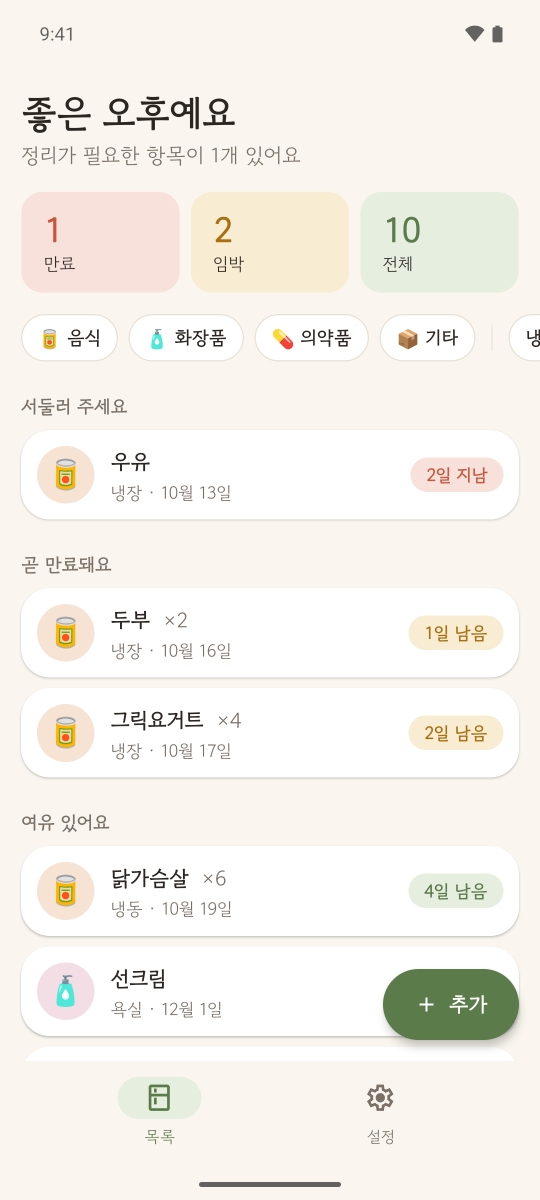
#> input picture docs/mockups/raw/home.png, 1080 x 2400 px, found by its file name (shown at 1/2 size)
$ python mockup.py raw/detail.png raw/detail2.png raw/home.png
#> lines starting #> are read from the running program, lines starting #| are printed output that depends on the picture; after the words box and inside, x2 and y2 are one past the last pixel; in counts of white or black regions, pixels touching at a corner belong together
import sys, os
from PIL import Image, ImageDraw, ImageFilter, ImageFont
SHOTS, ROOT, OUT = sys.argv[1], sys.argv[2], sys.argv[3]
os.makedirs(OUT, exist_ok=True)
GOWUN = os.path.join(ROOT, 'assets/fonts/GowunDodum-Regular.ttf')
BOLD = 'C:/Windows/Fonts/malgunbd.ttf'
CREAM, INK, GREEN, MUTED = (250,246,239), (38,34,28), (91,123,74), (120,110,96)

def rrect_mask(size, r):
    m = Image.new('L', size, 0); ImageDraw.Draw(m).rounded_rectangle([0,0,size[0]-1,size[1]-1], r, fill=255); return m

def phone(name):
#> called with name = 'home.png'
    s = Image.open(os.path.join(SHOTS, name)).convert('RGB')  # 1080x2400
    b = 36; W, H = s.width + 2*b, s.height + 2*b
#> after `W, H = (s.width + 2 * b, s.height + 2 * b)`: W = 1152; H = 2472
    ph = Image.new('RGBA', (W, H), (0,0,0,0))
#> ph: PIL image 1152x2472 RGBA; every value is 0
    d = ImageDraw.Draw(ph)
    d.rounded_rectangle([0,0,W-1,H-1], 150, fill=(24,24,26))
    d.rounded_rectangle([6,6,W-7,H-7], 145, outline=(70,70,74), width=3)
    ph.paste(s, (b,b), rrect_mask(s.size, 116))
#> in rrect_mask, `m = Image.new('L', size, 0)`: m: PIL image 1080x2400 L; every value is 0
#> in rrect_mask, `ImageDraw.Draw(m).rounded_rectangle([0, 0, size[0] - 1, size[1] - 1], `:
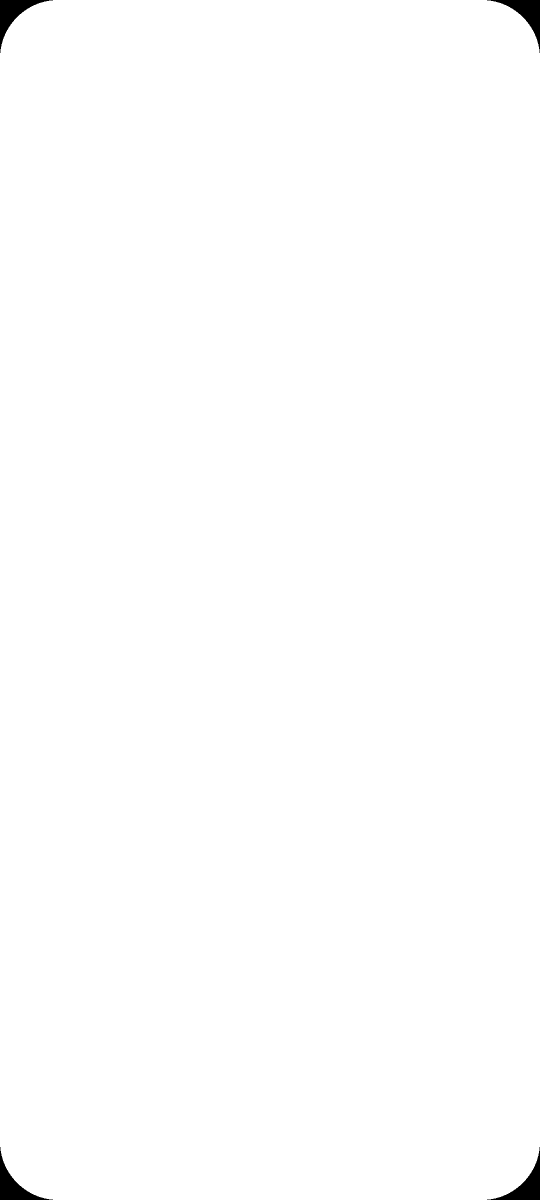
#> m: PIL image 1080x2400 L (shown at 1/2 size); 99.5% white; 4 black regions, box (x1, y1, x2, y2) and area: (0, 0, 106, 106) 2922, (974, 0, 1080, 106) 2922, (0, 2294, 106, 2400) 2922, (974, 2294, 1080, 2400) 2922
    cx = W//2; d.ellipse([cx-22, b+34, cx+22, b+78], fill=(10,10,12))
#> after `cx = W // 2`: cx = 576
    # side buttons
    d.rounded_rectangle([W-4, 520, W+0, 700], 3, fill=(40,40,44))
    return ph

def shadowed(ph, blur=60, off=40, alpha=90):
    pad = blur*3
    c = Image.new('RGBA', (ph.width+2*pad, ph.height+2*pad), (0,0,0,0))
    sh = Image.new('RGBA', ph.size, (40,30,20,alpha)); sh.putalpha(ph.split()[3].point(lambda v: alpha if v else 0))
    c.alpha_composite(sh, (pad, pad+off)); c = c.filter(ImageFilter.GaussianBlur(blur))
    c.alpha_composite(ph, (pad, pad)); return c, pad

def scaled(img, h): return img.resize((round(img.width*h/img.height), h), Image.LANCZOS)

shots = [('home.png','한눈에 보는 유통기한'),('detail.png','항목 등록·수정'),('detail2.png','개봉 후 사용기한 & 알림'),
         ('settings.png','알림 시각 설정'),('home_dark.png','다크 모드 지원')]
phones = {n: phone(n) for n,_ in shots}
#> call 2 of phone, with name = 'detail.png'
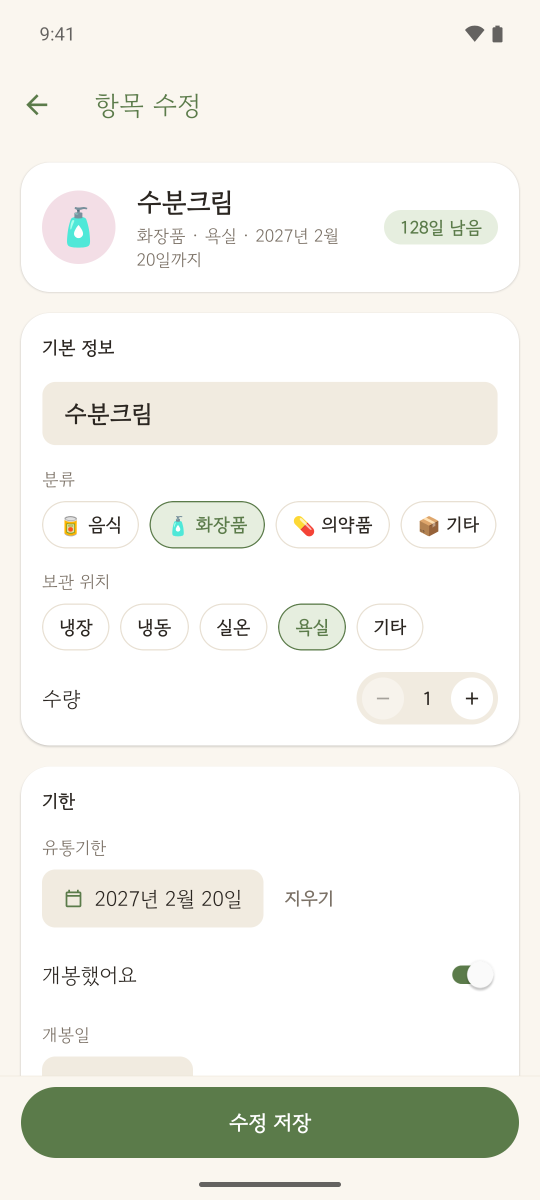
#> input picture docs/mockups/raw/detail.png, 1080 x 2400 px, found by its file name (shown at 1/2 size)
#> call 3 of phone, with name = 'detail2.png'
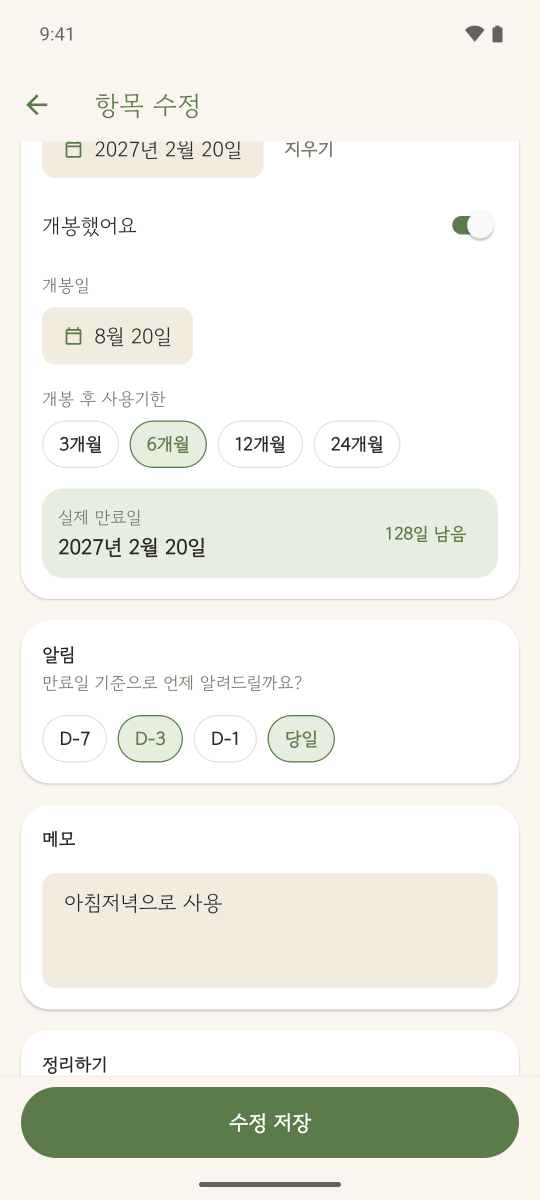
#> input picture docs/mockups/raw/detail2.png, 1080 x 2400 px, found by its file name (shown at 1/2 size)
#> call 4 of phone, with name = 'settings.png'
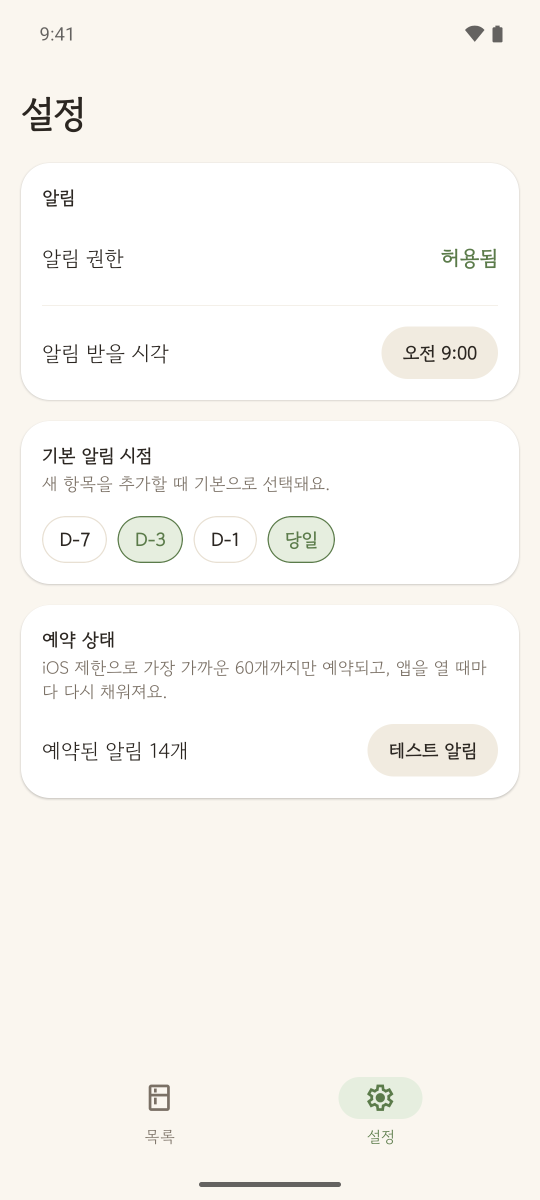
#> input picture docs/mockups/raw/settings.png, 1080 x 2400 px, found by its file name (shown at 1/2 size)
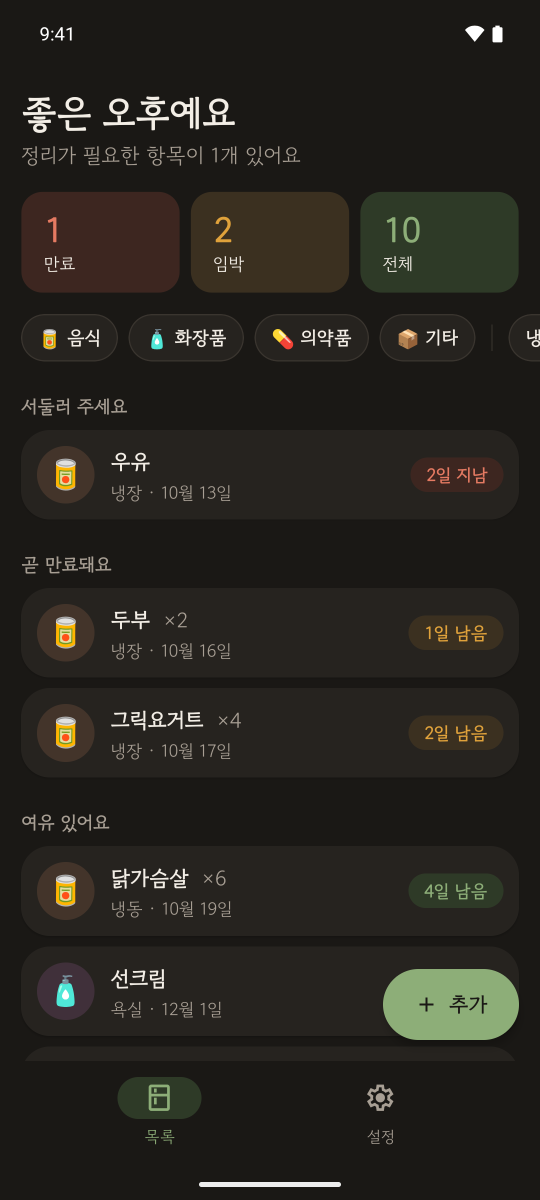
#> input picture docs/mockups/raw/home_dark.png, 1080 x 2400 px, found by its file name (shown at 1/2 size)
#> in phone (call 5), `ph.paste(s, (b,b), rrect_mask(s.size, 116))`:
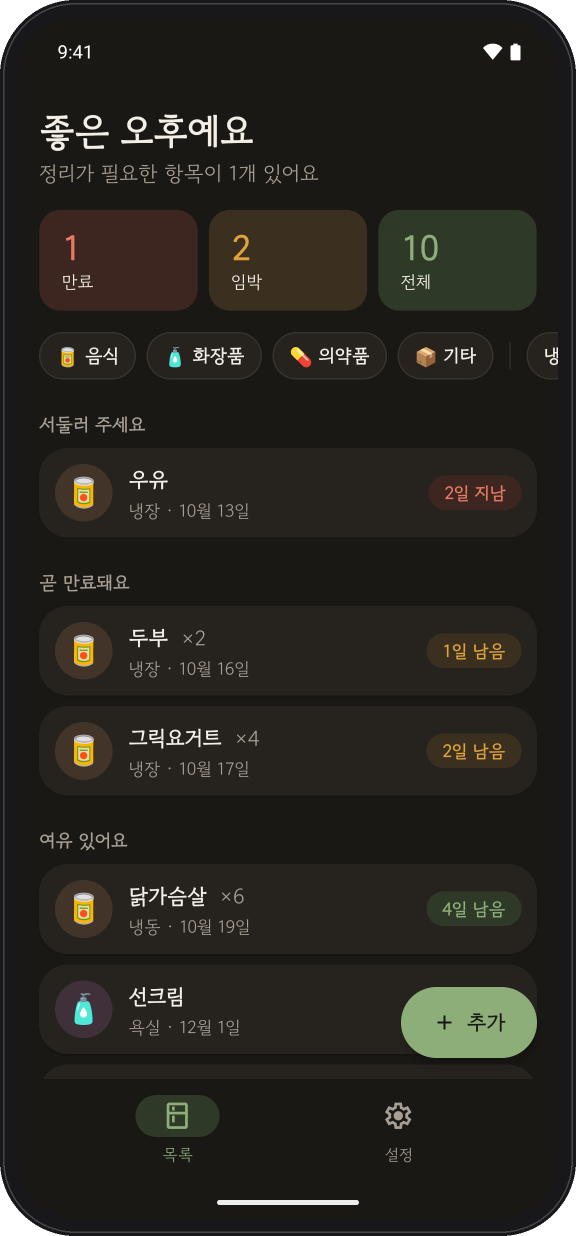
#> ph: PIL image 1152x2472 RGBA (shown at 1/2 size); mean R, G, B, A 38, 35.5, 30.5, 253.3; transparent parts drawn white
#> phones = 5 items

# 1) individual framed PNGs (transparent)
for n,_ in shots:
    phones[n].save(os.path.join(OUT, 'frame_'+n))

# 2) hero 3200x1800
W,H = 3200,1800
hero = Image.new('RGBA', (W,H), CREAM+(255,))
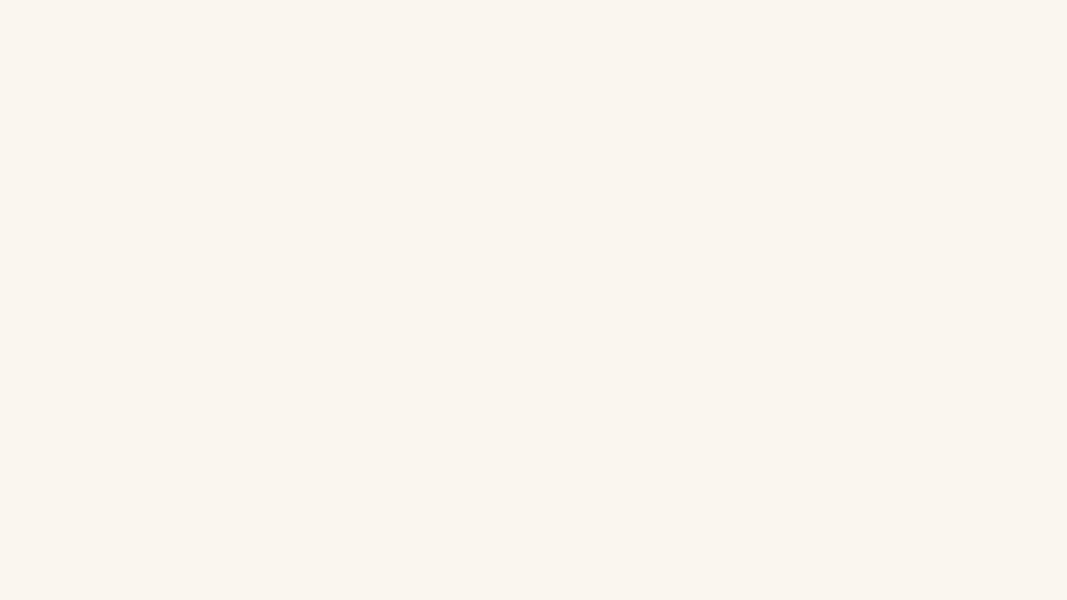
#> hero: PIL image 3200x1800 RGBA (shown at 1/3 size); mean R, G, B, A 250, 246, 239, 255
g = ImageDraw.Draw(hero)
g.ellipse([1500,-500,3700,1700], fill=(232,238,224))
g.ellipse([2300,900,3600,2300], fill=(243,233,214))
#> (the run stopped early here; a loop or call above may not have finished)
